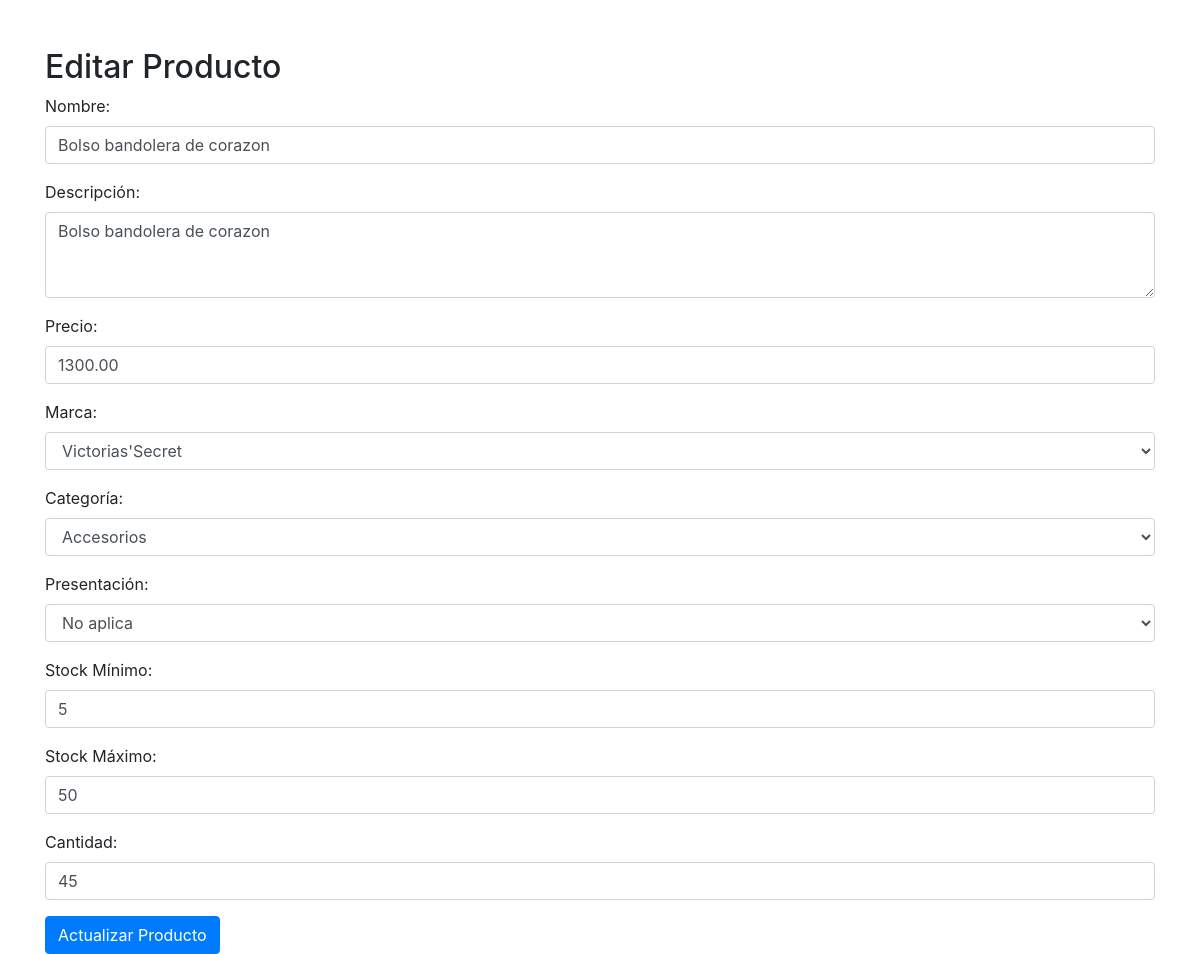
The app's page /editar_producto.php?id=18 with its own data.
### tables this page shows
CREATE TABLE `producto`  (
  `id` int NOT NULL AUTO_INCREMENT,
  `nombre` varchar(255) NOT NULL,
  `descripcion` text NULL,
  `precio` decimal(10, 2) NOT NULL,
  `id_marca` int NULL DEFAULT NULL,
  `id_categoria` int NULL DEFAULT NULL,
  `id_presentacion` int NULL DEFAULT NULL,
  `stock_minimo` int NULL DEFAULT 0,
  `stock_maximo` int NULL DEFAULT 0,
  `cantidad` int NULL DEFAULT 0,
  `imagen_url` varchar(255) NULL DEFAULT NULL,
  PRIMARY KEY (`id`) USING BTREE,
  INDEX `id_marca`(`id_marca` ASC) USING BTREE,
  INDEX `id_categoria`(`id_categoria` ASC) USING BTREE,
  INDEX `id_presentacion`(`id_presentacion` ASC) USING BTREE,
  CONSTRAINT `producto_ibfk_1` FOREIGN KEY (`id_marca`) REFERENCES `marca` (`id`) ON DELETE RESTRICT ON UPDATE RESTRICT,
  CONSTRAINT `producto_ibfk_2` FOREIGN KEY (`id_categoria`) REFERENCES `categoria` (`id`) ON DELETE RESTRICT ON UPDATE RESTRICT,
  CONSTRAINT `producto_ibfk_3` FOREIGN KEY (`id_presentacion`) REFERENCES `presentacion` (`id`) ON DELETE RESTRICT ON UPDATE RESTRICT
);

### editar_producto.php (the view, shortened to what this page needs)
<!DOCTYPE html>
<html lang="en">
<head>
    <link href="https://stackpath.bootstrapcdn.com/bootstrap/4.5.2/css/bootstrap.min.css" rel="stylesheet">
</head>
<body>
    <div class="container mt-5">
        <h2>Editar Producto</h2>
        <?php
        include("conexion/conectar-mysql.php");
        if (isset($_GET['id'])) {
            $id = $_GET['id'];
            $query = "SELECT * FROM Producto WHERE id = $id";
            $result = mysqli_query($conexion, $query);
            if (mysqli_num_rows($result) == 1) {
                $row = mysqli_fetch_assoc($result);
                $nombre = $row['nombre'];
                $descripcion = $row['descripcion'];
                $precio = $row['precio'];
                $id_marca = $row['id_marca'];
                $id_categoria = $row['id_categoria'];
                $id_presentacion = $row['id_presentacion'];
                $stock_minimo = $row['stock_minimo'];
                $stock_maximo = $row['stock_maximo'];
                $cantidad = $row['cantidad'];
            }
        }
        ?>
        <form method="POST">
            <div class="form-group">
                <label for="nombre">Nombre:</label>
                <input type="text" class="form-control" id="nombre" name="nombre" value="<?php echo $nombre; ?>" required>
            </div>
            <div class="form-group">
                <label for="descripcion">Descripción:</label>
                <textarea class="form-control" id="descripcion" name="descripcion" rows="3"><?php echo $descripcion; ?></textarea>
            </div>
            <div class="form-group">
                <label for="precio">Precio:</label>
                <input type="text" class="form-control" id="precio" name="precio" value="<?php echo $precio; ?>" required>
            </div>
            <div class="form-group">
                <label for="id_marca">Marca:</label>
                <select class="form-control" id="id_marca" name="id_marca" required>
                    <?php
                    $query_marcas = "SELECT * FROM Marca";
                    $result_marcas = mysqli_query($conexion, $query_marcas);
                    while ($marca = mysqli_fetch_assoc($result_marcas)) {
                        $selected = ($marca['id'] == $id_marca) ? 'selected' : '';
                        echo "<option value='" . $marca['id'] . "' $selected>" . $marca['nombre'] . "</option>";
                    }
                    ?>
                </select>
            </div>
            <div class="form-group">
                <label for="id_categoria">Categoría:</label>
                <select class="form-control" id="id_categoria" name="id_categoria" required>
                    <?php
                    $query_categorias = "SELECT * FROM Categoria";
                    $result_categorias = mysqli_query($conexion, $query_categorias);
                    while ($categoria = mysqli_fetch_assoc($result_categorias)) {
                        $selected = ($categoria['id'] == $id_categoria) ? 'selected' : '';
                        echo "<option value='" . $categoria['id'] . "' $selected>" . $categoria['nombre'] . "</option>";
                    }
                    ?>
                </select>
            </div>
            <div class="form-group">
                <label for="id_presentacion">Presentación:</label>
                <select class="form-control" id="id_presentacion" name="id_presentacion" required>
                    <?php
                    $query_presentaciones = "SELECT * FROM Presentacion";
                    $result_presentaciones = mysqli_query($conexion, $query_presentaciones);
                    while ($presentacion = mysqli_fetch_assoc($result_presentaciones)) {
                        $selected = ($presentacion['id'] == $id_presentacion) ? 'selected' : '';
                        echo "<option value='" . $presentacion['id'] . "' $selected>" . $presentacion['nombre'] . "</option>";
                    }
                    ?>
                </select>
            </div>
            <div class="form-group">
                <label for="stock_minimo">Stock Mínimo:</label>
                <input type="number" class="form-control" id="stock_minimo" name="stock_minimo" value="<?php echo $stock_minimo; ?>" required>
            </div>
            <div class="form-group">
                <label for="stock_maximo">Stock Máximo:</label>
                <input type="number" class="form-control" id="stock_maximo" name="stock_maximo" value="<?php echo $stock_maximo; ?>" required>
            </div>
            <div class="form-group">
                <label for="cantidad">Cantidad:</label>
                <input type="number" class="form-control" id="cantidad" name="cantidad" value="<?php echo $cantidad; ?>" required>
            </div>
            <button type="submit" class="btn btn-primary">Actualizar Producto</button>
        </form>
    </div>
</body>
</html>

### records on screen
producto: nombre "Bolso bandolera de corazon", descripcion "Bolso bandolera de corazon", precio "1300.00", stock_minimo "5", stock_maximo "50", cantidad "45"

### other values on screen
form field id_marca "Victorias'Secret"
form field id_categoria "Accesorios"
form field id_presentacion "No aplica"
